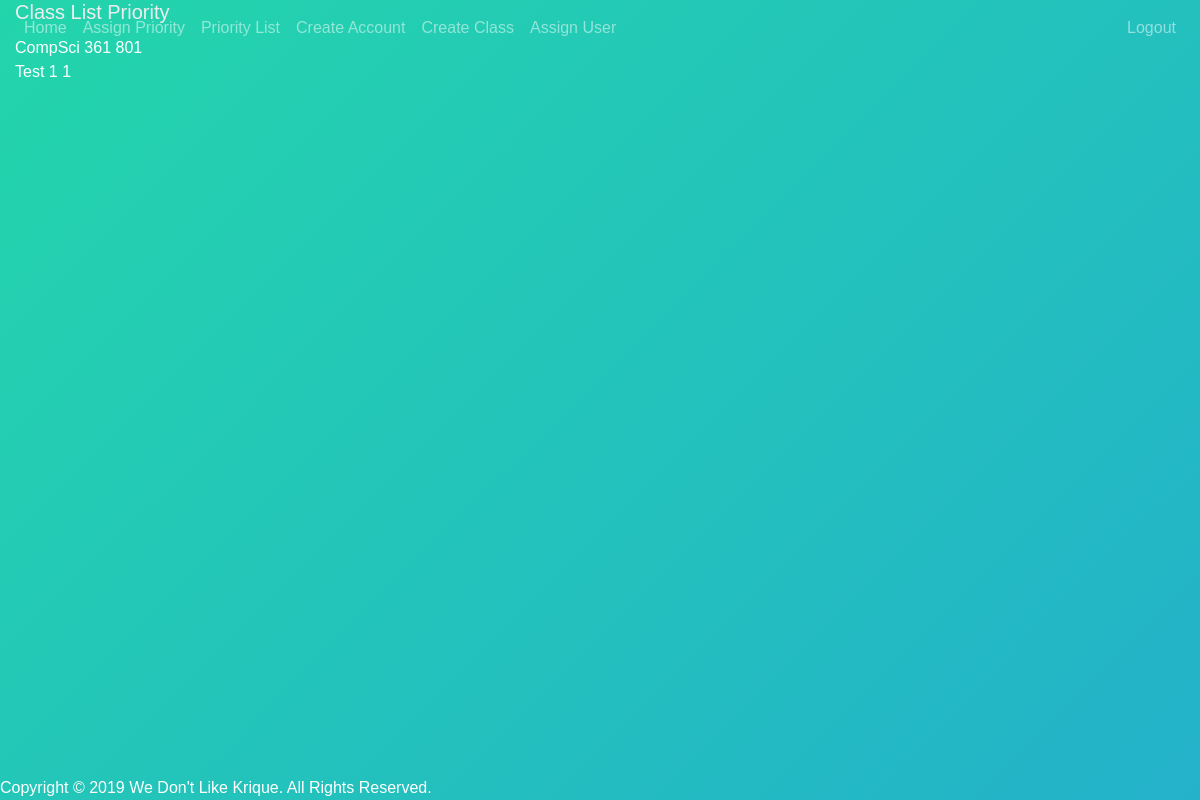
The page /priority/ (signed in) on the database as committed earlier.
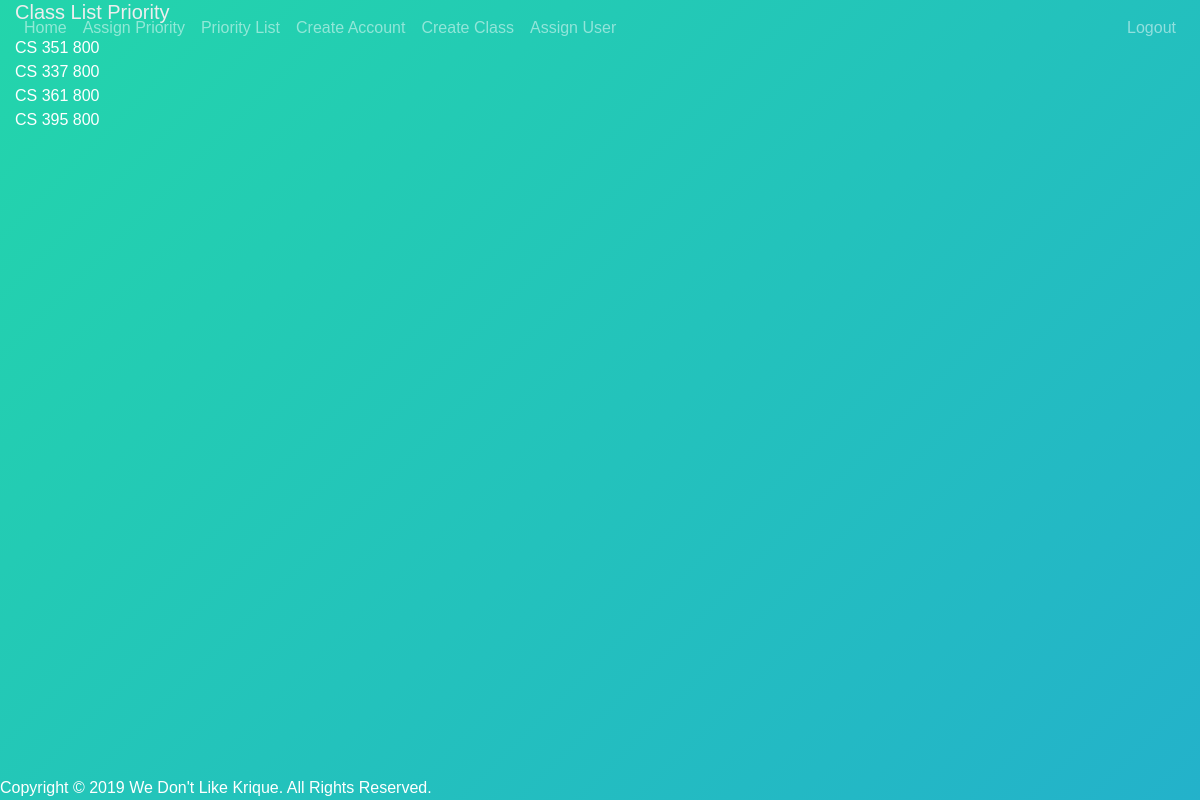
The same page on the database as committed later.
### CS361WebApp/models.py (models this page shows, shortened)
class CourseTime(models.Model):
    department = models.CharField(max_length=50)
    number = models.CharField(max_length=50)
    start = models.CharField(max_length=50)
    end = models.CharField(max_length=50)
    day = models.CharField(max_length=50)
    section = models.CharField(max_length=50)
    instructor = models.CharField(max_length=50, blank=True)

### CS361WebApp/views.py (the view)
# urls.py: path('priority/', views.priority, name='CS361WebApp-priority'),
@login_required()
def priority(request):
    profile = SavePriority.objects.filter(user=request.user)
    classes = CourseTime.objects.all()
    if request.method == 'POST':
        return redirect('CS361WebApp-priority')
    return render(request, "CS361WebApp/priority.html", {'classes': classes})

### CS361WebApp/templates/CS361WebApp/priority.html (shortened to what this page needs)
{% extends "CS361WebApp/base.html" %}
{% load crispy_forms_tags %}
{% load static %}
{% block stylesheet %}
<link rel="stylesheet" type="text/css" href="{% static 'TAManager/course_time.css' %}">
{% endblock stylesheet %}
{% block content %}
    <div class="row">
        <div class="col">
            <h5 class="card-title">Class List Priority</h5>
            {% for class in classes %}
                {{ class.department }}
                {{ class.number }}
                {{ class.section }}
                <br/>
            {% endfor %}
                <br/>
        </div>
    </div>
{% endblock content %}

Rows that differ between the two databases and show on the page:
removed CourseTime: department "CompSci", number "361", section "801"
removed CourseTime: department "Test", number "1", section "1"
added CourseTime: department "CS", number "351", section "800"
added CourseTime: department "CS", number "337", section "800"
added CourseTime: department "CS", number "361", section "800"
added CourseTime: department "CS", number "395", section "800"
